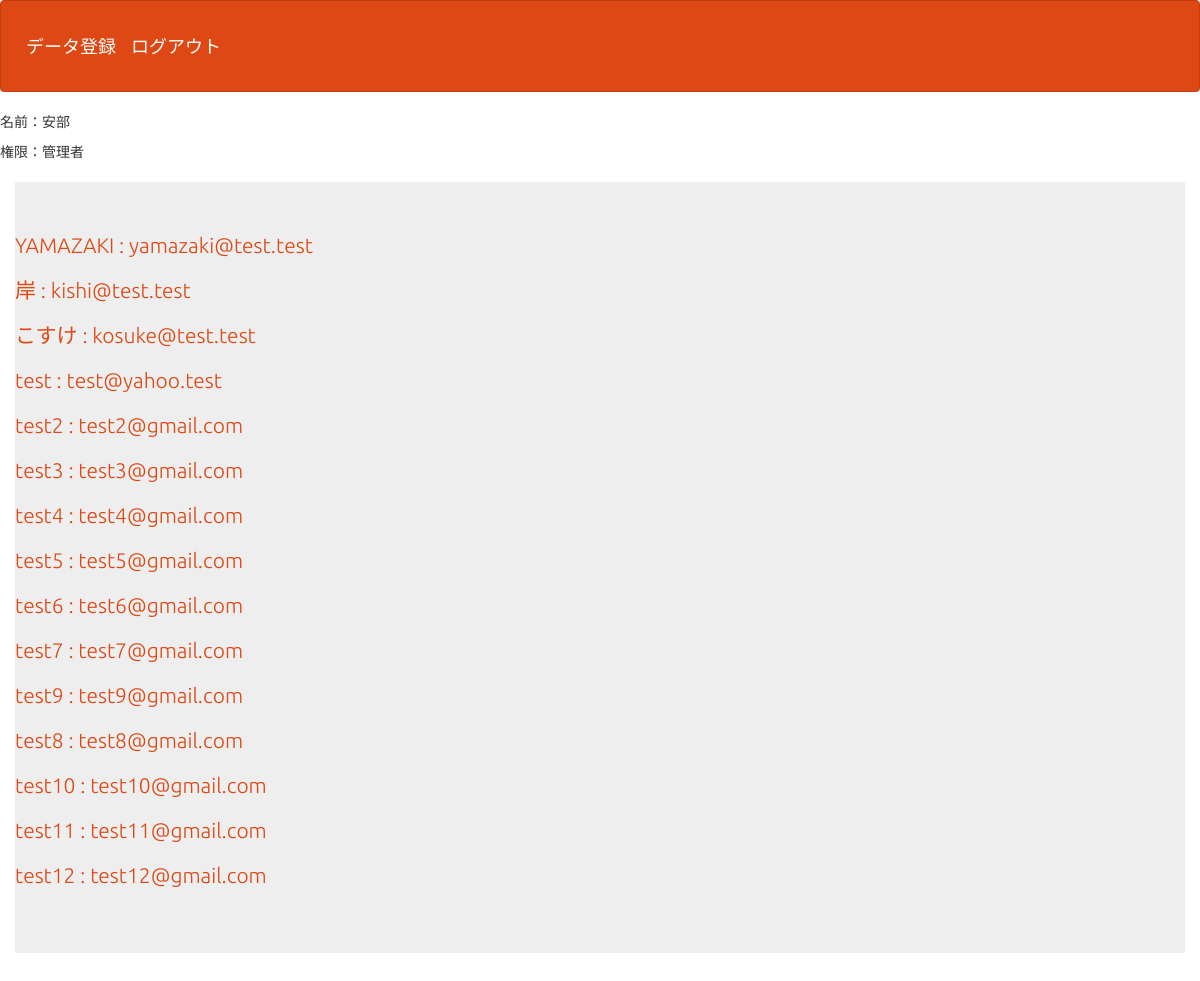
The app's page /select.php (signed in) with its own data.
### tables this page shows
CREATE TABLE `gs_an_table` (
  `id` int(12) NOT NULL,
  `name` varchar(64) NOT NULL,
  `email` varchar(128) NOT NULL,
  `naiyou` text NOT NULL,
  `indate` datetime NOT NULL
);

### include/func.php (called while the page is built, shortened)
<?php
function htmlEnc($value) {
    return htmlspecialchars($value,ENT_QUOTES);
}
?>

### select.php (the view, shortened to what this page needs)
<?php
include('include/func.php');
$pdo = db();
$stmt = $pdo->prepare("SELECT * FROM gs_an_table");
$status = $stmt->execute();
$view="";
while( $result = $stmt->fetch(PDO::FETCH_ASSOC) ){
  if( $_SESSION["kanri_flg"]==1 ){
    $view .= '<p><a href="detail.php?id='.htmlEnc($result["id"]).'">'.htmlEnc($result["name"])." : ".htmlEnc($result["email"]).'</a></p>';
  }else{
    $view .= '<p>'.htmlEnc($result["indate"]).' | '.htmlEnc($result["name"])." | ".htmlEnc($result["email"]).'</p>';
  }
}
?>
<?php
include("html/html_start.php");
?>
<header>
  <nav class="navbar navbar-default">
    <div class="container-fluid">
        <div class="navbar-header">
        <a class="navbar-brand" href="index.php">データ登録</a>
        <a class="navbar-brand" href="logout.php">ログアウト</a>
      </div>
    </div>
  </nav>
</header>
<?php
$kanri = $_SESSION["kanri_flg"];
if($kanri == 1){
	$kanri = "管理者";
}else{
	$kanri = "一般ユーザー";
}
print '<p>名前：'.$_SESSION["name"].'</p>';
print '<p>権限：'.$kanri.'</p>';
?>
<div>
    <div class="container jumbotron"><?=$view?></div>
</div>
<?php
include("html/html_end.php");
?>

### html/html_start.php (shortened to what this page needs)
<!DOCTYPE html>
<html>
<head>
<link rel="stylesheet" href="css/main.css" />
<link href="css/bootstrap.min.css" rel="stylesheet">
</head>
<body>

### html/html_end.php
</body>
</html>

### css/main.css (style rules this page uses)
body { font-size: 1.2em; }

### html/html_start.php (style rules this page uses)
div { padding: 10px;font-size:16px; }

### records on screen
gs_an_table: name "YAMAZAKI", email "yamazaki@test.test"
gs_an_table: name "岸", email "kishi@test.test"
gs_an_table: name "こすけ", email "kosuke@test.test"
gs_an_table: name "test", email "test@yahoo.test"
gs_an_table: name "test2", email "test2@gmail.com"
gs_an_table: name "test3", email "test3@gmail.com"
gs_an_table: name "test4", email "test4@gmail.com"
gs_an_table: name "test5", email "test5@gmail.com"
gs_an_table: name "test6", email "test6@gmail.com"
gs_an_table: name "test7", email "test7@gmail.com"
gs_an_table: name "test9", email "test9@gmail.com"
gs_an_table: name "test8", email "test8@gmail.com"
gs_an_table: name "test10", email "test10@gmail.com"
gs_an_table: name "test11", email "test11@gmail.com"
gs_an_table: name "test12", email "test12@gmail.com"

### other values on screen
$_SESSION["name"] "安部"
$kanri "管理者"
